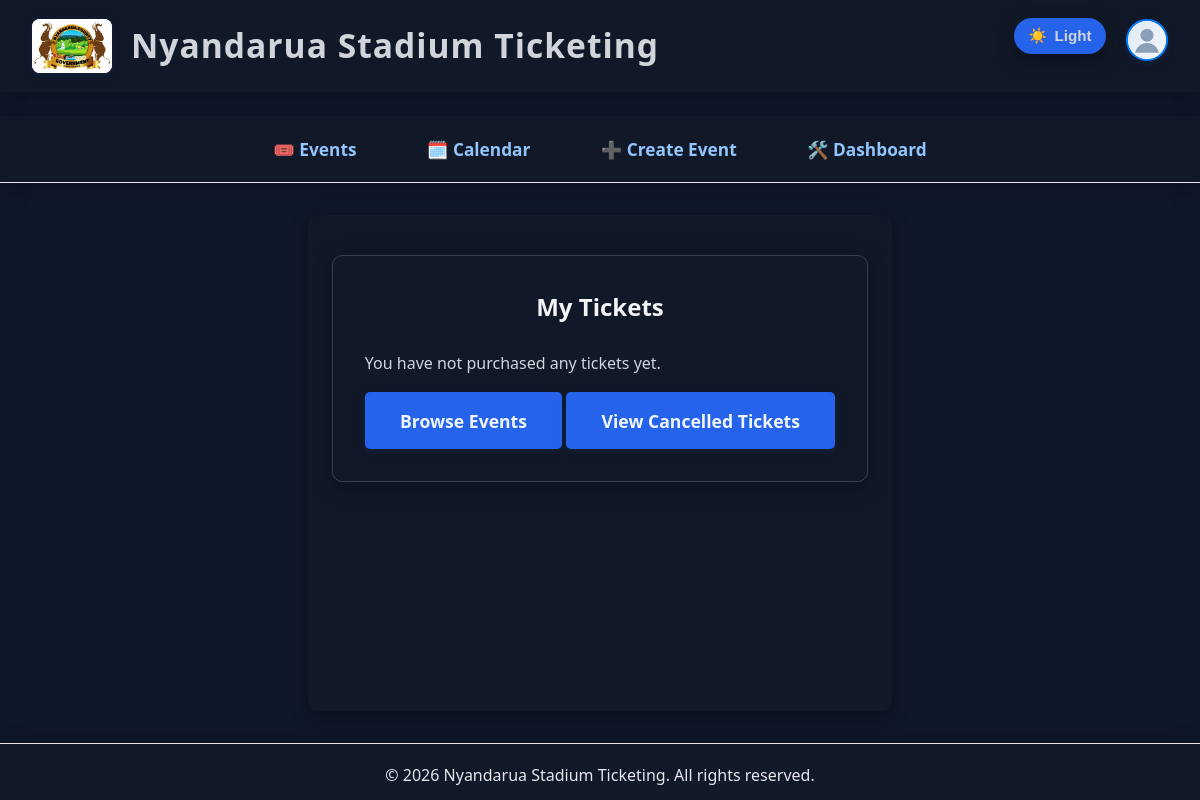
Page /tickets/ (signed in) on the earlier database version.
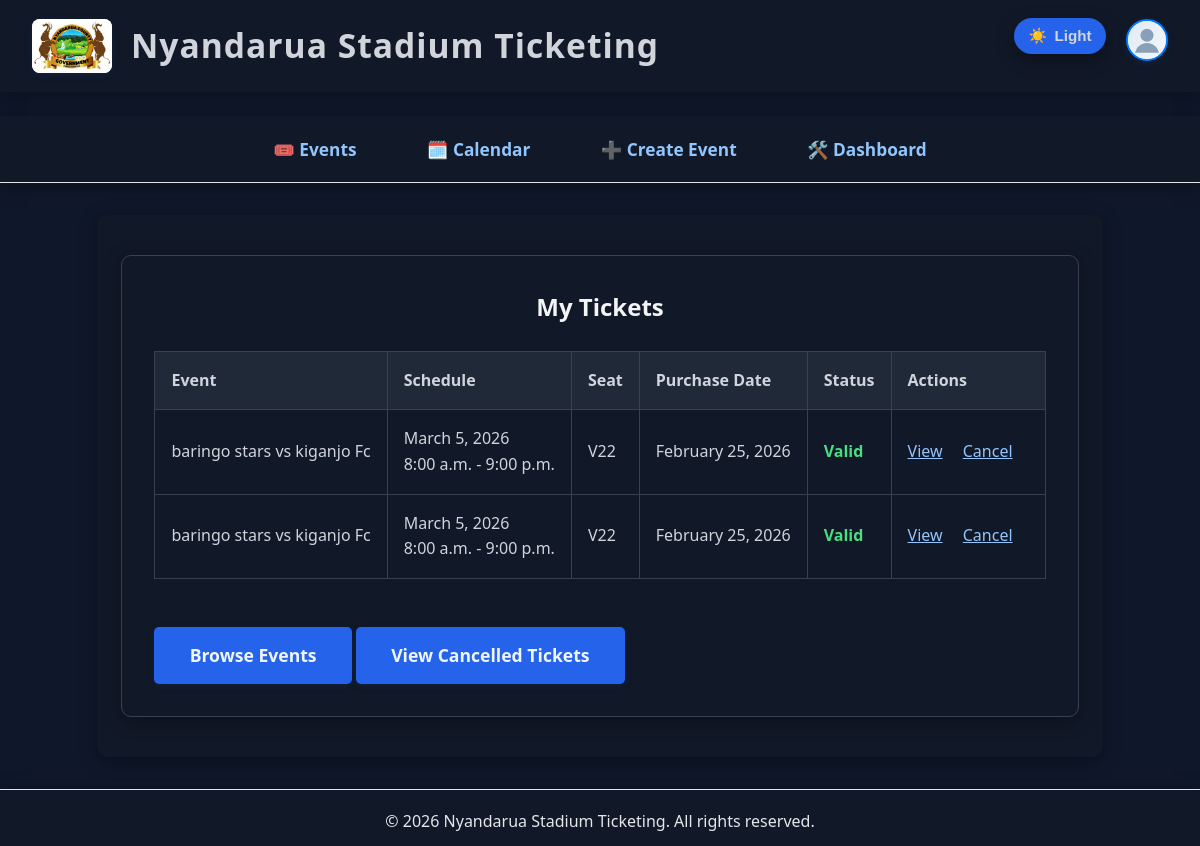
Same page on the later database version.
### tickets/models.py (models this page shows, shortened)
class Ticket(models.Model):
    STATUS_CHOICES = [
        ('Active', 'Active'),
        ('Cancelled', 'Cancelled'),
        ('Used', 'Used'),
    ]
    user = models.ForeignKey(User, on_delete=models.CASCADE, related_name='tickets')
    event = models.ForeignKey(Event, on_delete=models.CASCADE, related_name='tickets')
    tickettype = models.ForeignKey('TicketType', on_delete=models.CASCADE, related_name='tickets', null=True, blank=True)
    seat = models.CharField(max_length=50)
    purchase_date = models.DateTimeField(auto_now_add=True)
    status = models.CharField(max_length=10, choices=STATUS_CHOICES, default='Active')
    qr_code_url = models.URLField(blank=True, null=True)  # Optional: for QR code image
    qr_code_image = models.ImageField(upload_to='ticket_qrcodes/', blank=True, null=True)

### events/models.py (models this page shows, shortened)
class Event(models.Model):
    EVENT_TYPE_CHOICES = [
        ('sports', 'Sports Events'),
        ('entertainment', 'Entertainment Events'),
        ('civic', 'Civic and Political Events'),
        ('educational', 'Educational and Institutional Events'),
        ('corporate', 'Corporate and Business Events'),
        ('religious', 'Religious and Spiritual Events'),
        ('recreational', 'Recreational and Community Events'),
        ('esports', 'E-sports and Virtual Events'),
    ]
    SPORTS_TYPE_CHOICES = [
        ('football', 'Football'),
        ('basketball', 'Basketball'),
        ('athletics', 'Athletics'),
        ('rugby', 'Rugby'),
        ('tennis', 'Tennis'),
    ]
    LEAGUE_CHOICES = [
        ('premier_league', 'Premier League'),
        ('national_league', 'National League'),
        ('champions_league', 'Champions League'),
    ]
    LOCATION_CHOICES = [
        ('ol_kalou', 'Ol Kalou Stadium'),
        ('kararani', 'Kararani Stadium (Ndunyu Njeru)'),
    ]
    name = models.CharField(max_length=200)
    date = models.DateTimeField()
    start_time = models.TimeField(default=time(9, 0))
    end_time = models.TimeField(default=time(17, 0))
    location = models.CharField(max_length=32, choices=LOCATION_CHOICES, default='ol_kalou')
    description = models.TextField(blank=True)
    thumbnail = models.ImageField(upload_to='event_thumbnails/', blank=True, null=True)
    event_type = models.CharField(max_length=32, choices=EVENT_TYPE_CHOICES, default='sports')
    sport_type = models.CharField(max_length=32, choices=SPORTS_TYPE_CHOICES, blank=True, null=True)
    league = models.CharField(max_length=32, choices=LEAGUE_CHOICES, blank=True, null=True)
    @property
    def end_datetime(self):
        end_dt = datetime.combine(self.date.date(), self.end_time)
        if timezone.is_naive(end_dt):
            end_dt = timezone.make_aware(end_dt, timezone.get_current_timezone())
        return end_dt
    @property
    def is_over(self):
        return timezone.now() > self.end_datetime

### tickets/views.py (the view)
# urls.py: path('', views.ticket_list, name='ticket_list'),
@login_required
def ticket_list(request):
    tickets = Ticket.objects.filter(user=request.user).exclude(status='Cancelled').select_related('event').order_by('-purchase_date')
    return render(request, 'tickets/ticket_list.html', {'tickets': tickets, 'now': timezone.now()})

### tickets/templates/tickets/ticket_list.html (shortened to what this page needs)
{% extends "base.html" %}
{% load static %}
{% block content %}
<div class="tickets-section">
    <h2>My Tickets</h2>
    {% if tickets %}
    <table class="ticket-table">
        <thead>
            <tr>
                <th>Event</th>
                <th>Schedule</th>
                <th>Seat</th>
                <th>Purchase Date</th>
                <th>Status</th>
                <th>Actions</th>
            </tr>
        </thead>
        <tbody>
            {% for ticket in tickets %}
                {% if ticket.status != 'Cancelled' %}
                <tr>
                    <td>{{ ticket.event.name }}</td>
                    <td>{{ ticket.event.date|date:"F j, Y" }}<br>{{ ticket.event.start_time|time:"g:i a" }} - {{ ticket.event.end_time|time:"g:i a" }}</td>
                    <td>{{ ticket.seat }}</td>
                    <td>{{ ticket.purchase_date|date:"F j, Y" }}</td>
                    <td>
                        {% if ticket.event.is_over %}
                            <span class="ticket-status-expired">Expired</span>
                        {% else %}
                            <span class="ticket-status-valid">Valid</span>
                        {% endif %}
                    </td>
                    <td class="ticket-actions">
                        <a href="{% url 'ticket_detail' ticket.pk %}">View</a>
                        <a href="{% url 'ticket_cancel' ticket.pk %}" class="cancel">Cancel</a>
                    </td>
                </tr>
                {% endif %}
            {% endfor %}
        </tbody>
    </table>
    {% else %}
        <p>You have not purchased any tickets yet.</p>
    {% endif %}
    <a href="{% url 'event_list' %}" class="cta">Browse Events</a>
    <a href="{% url 'cancelled_tickets' %}" class="cta cancelled-link">View Cancelled Tickets</a>
</div>
{% endblock %}

Differences in the rows shown:
added Ticket: event.name "baringo stars vs kiganjo Fc", event "March 5, 2026", event.start_time "8:00 a.m.", event.end_time "9:00 p.m.", seat "V22", purchase_date "February 25, 2026", shows "Valid"
added Ticket: event.name "baringo stars vs kiganjo Fc", event "March 5, 2026", event.start_time "8:00 a.m.", event.end_time "9:00 p.m.", seat "V22", purchase_date "February 25, 2026", shows "Valid"
Other differences:
text no longer shown: "You have not purchased any tickets yet."
text now shown: "Event Schedule Seat Purchase Date Status Actions"
